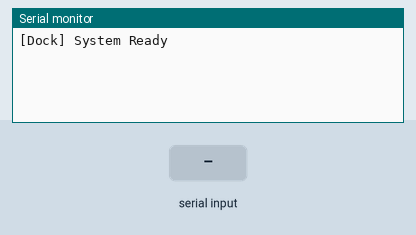
Simulated run of this sketch. Board: Arduino Mega 2560, built with avr-gcc and run on an emulated ATmega2560. Shown: the last lines printed to the serial monitor. The inputs (shaded band) are chosen by the test bench. EEPROM starts erased.

Above: at 2.2 s.
2.3 s: "RUN_TEST\n" received over Serial
At 3.1 s:
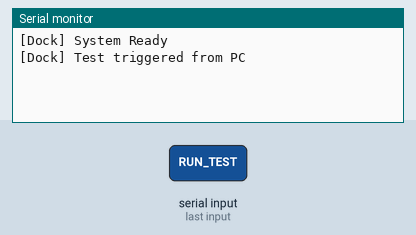
3.8 s: "START_REPORT\n" received over the second serial link
At 4.7 s:
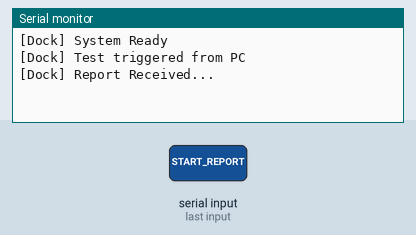
5.3 s: "END_REPORT\n" received over the second serial link
At 10.8 s:
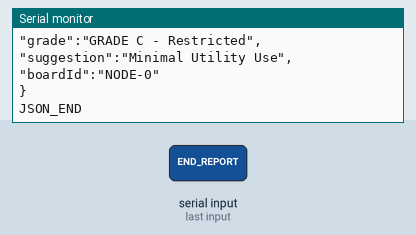

Measured:
- after the input at 2.3 s, the serial monitor: prints a new line at once (image 1)
- after the input at 3.8 s, the serial monitor: prints a new line at once (image 2)
- after the input at 5.3 s, the serial monitor: prints a new line at once (image 3)

The sketch:

uno.ino
```cpp
#include <EEPROM.h>

String coreStatus = "";
String powerStatus = "";
String gpioStatus = "";
String wifiStatus = "";
String adcStatus = "";

int testCount = 0;

void setup() {
  Serial.begin(115200);
  Serial1.begin(9600);
  delay(1000);

  EEPROM.get(0, testCount);
  Serial.println("\n[Dock] System Ready");
}

void loop() {

  // Listen for commands from PC (Web Serial)
  if (Serial.available()) {
    String cmd = Serial.readStringUntil('\n');
    cmd.trim();
    if (cmd == "RUN_TEST") {
      Serial1.println("RUN_TEST");
      Serial.println("[Dock] Test triggered from PC");
    }
  }

  if (Serial1.available()) {
    String line = Serial1.readStringUntil('\n');
    line.trim();

    if (line == "START_REPORT") {
      resetStatuses();
      Serial.println("\n[Dock] Report Received...");
    }

    else if (line.startsWith("CORE:"))
      coreStatus = line.substring(5);

    else if (line.startsWith("POWER:"))
      powerStatus = line.substring(6);

    else if (line.startsWith("GPIO:"))
      gpioStatus = line.substring(5);

    else if (line.startsWith("WIFI:"))
      wifiStatus = line.substring(5);

    else if (line.startsWith("ADC:"))
      adcStatus = line.substring(4);

    else if (line == "END_REPORT")
      generateFinalReport();
  }
}

void resetStatuses() {
  coreStatus = "";
  powerStatus = "";
  gpioStatus = "";
  wifiStatus = "";
  adcStatus = "";
}

void generateFinalReport() {

  testCount++;
  EEPROM.put(0, testCount);

  Serial.println("\n[Dock] Starting Diagnostic Analysis...");
  delay(700);

  Serial.println("[Dock] Checking Core...");
  delay(500);
  Serial.println("Core: " + coreStatus);

  Serial.println("[Dock] Checking Power...");
  delay(500);
  Serial.println("Power Stage: " + powerStatus);

  Serial.println("[Dock] Testing GPIO...");
  delay(500);
  Serial.println("GPIO: " + gpioStatus);

  Serial.println("[Dock] Testing WiFi...");
  delay(500);
  Serial.println("WiFi: " + wifiStatus);

  Serial.println("[Dock] Testing ADC...");
  delay(500);
  Serial.println("ADC: " + adcStatus);

  int healthScore = 0;

  if (coreStatus == "PASS") healthScore += 30;
  if (gpioStatus == "PASS") healthScore += 20;
  if (wifiStatus == "PASS") healthScore += 20;
  if (adcStatus == "PASS") healthScore += 15;
  if (powerStatus == "USB_MODE") healthScore += 15;

  delay(700);
  Serial.println("\n[Dock] Computing Health Index...");
  delay(700);

  Serial.print("Health Score: ");
  Serial.print(healthScore);
  Serial.println("%");

  String grade;
  String suggestion;

  if (healthScore >= 85) {
    grade = "GRADE A - Fully Reusable";
    suggestion = "Full IoT Deployment";
  }
  else if (healthScore >= 60) {
    grade = "GRADE B - Limited Functional";
    suggestion = "Selective Deployment";
  }
  else {
    grade = "GRADE C - Restricted";
    suggestion = "Minimal Utility Use";
  }

  Serial.println("\n===== FINAL CLASSIFICATION =====");
  Serial.println("Board ID: NODE-" + String(testCount));
  Serial.println("Operational Grade: " + grade);
  Serial.println("Recommended Use: " + suggestion);
  Serial.println("Diagnostics Performed: " + String(testCount));
  Serial.println("=================================\n");

  // Machine-readable JSON for Web Serial parsing
  Serial.println("JSON_START");
  Serial.println("{");
  Serial.println("\"core\":\"" + coreStatus + "\",");
  Serial.println("\"power\":\"" + powerStatus + "\",");
  Serial.println("\"gpio\":\"" + gpioStatus + "\",");
  Serial.println("\"wifi\":\"" + wifiStatus + "\",");
  Serial.println("\"adc\":\"" + adcStatus + "\",");
  Serial.println("\"healthScore\":" + String(healthScore) + ",");
  Serial.println("\"grade\":\"" + grade + "\",");
  Serial.println("\"suggestion\":\"" + suggestion + "\",");
  Serial.println("\"boardId\":\"NODE-" + String(testCount) + "\"");
  Serial.println("}");
  Serial.println("JSON_END");
}
```
